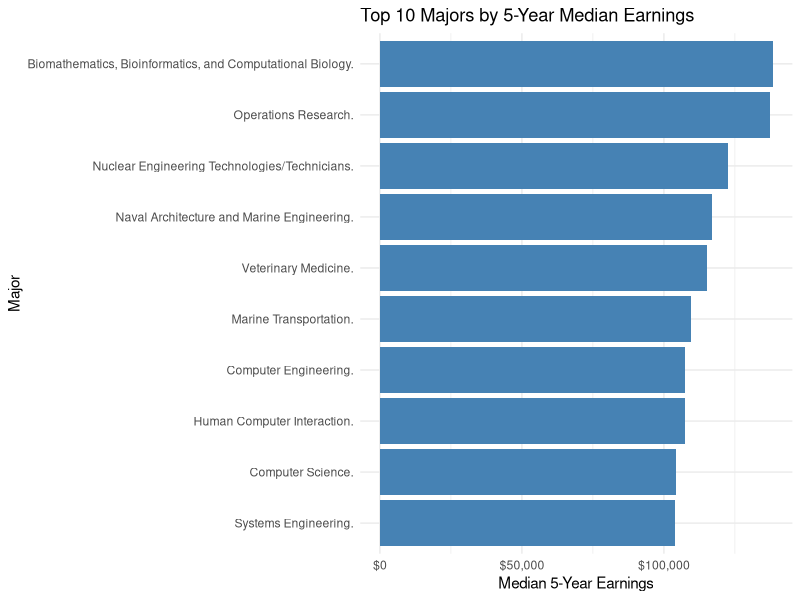
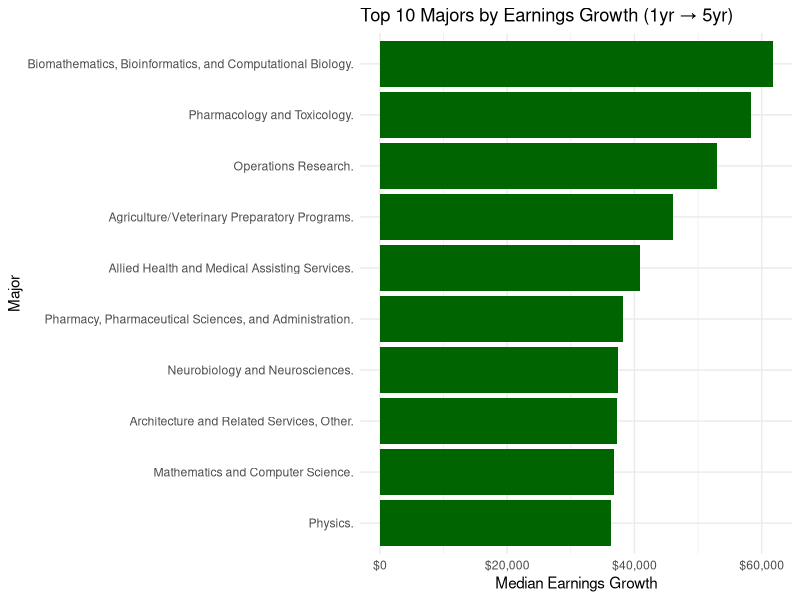
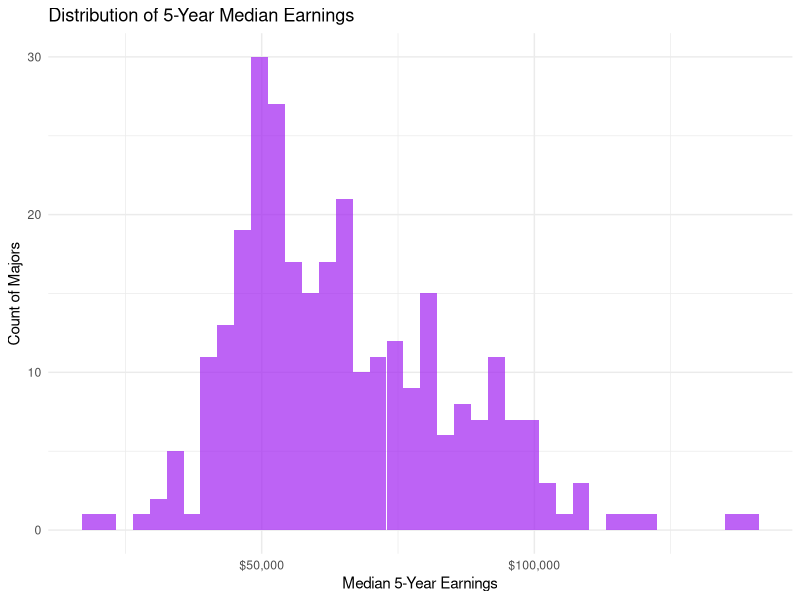
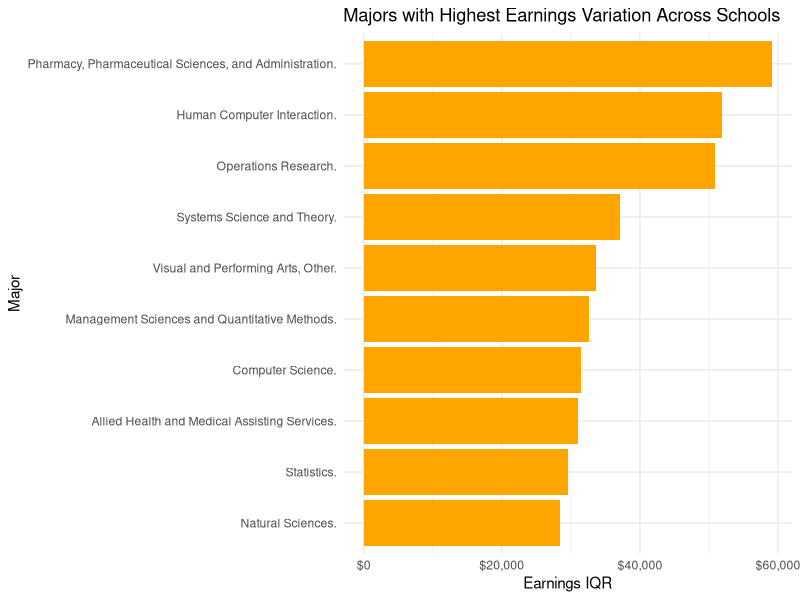

The R source for these figures, in order:
library(tidyverse)
library(scales)

# ---------------------------
# STEP 1: Load summary data
# ---------------------------
major_summary <- read_csv("data/processed/major_summary.csv", show_col_types = FALSE)

# ---------------------------
# 1. Top 10 Majors by 5-Year Earnings
# ---------------------------
top_earnings <- major_summary %>%
  arrange(desc(median_earnings_5yr)) %>%
  slice(1:10)

p1 <- ggplot(top_earnings,
             aes(x = reorder(major_name, median_earnings_5yr),
                 y = median_earnings_5yr)) +
  geom_col(fill = "steelblue") +
  coord_flip() +
  scale_y_continuous(labels = dollar) +
  labs(title = "Top 10 Majors by 5-Year Median Earnings",
       x = "Major",
       y = "Median 5-Year Earnings") +
  theme_minimal()

ggsave("figures/top_5yr_earnings.png", p1, width = 8, height = 5)

# ---------------------------
# 2. Top 10 Majors by Earnings Growth
# ---------------------------
top_growth <- major_summary %>%
  arrange(desc(median_growth)) %>%
  slice(1:10)

p2 <- ggplot(top_growth,
             aes(x = reorder(major_name, median_growth),
                 y = median_growth)) +
  geom_col(fill = "darkgreen") +
  coord_flip() +
  scale_y_continuous(labels = dollar) +
  labs(title = "Top 10 Majors by Earnings Growth (1yr → 5yr)",
       x = "Major",
       y = "Median Earnings Growth") +
  theme_minimal()

ggsave("figures/top_growth.png", p2, width = 8, height = 5)

# ---------------------------
# 3. Distribution of 5-Year Earnings
# ---------------------------
p3 <- ggplot(major_summary,
             aes(x = median_earnings_5yr)) +
  geom_histogram(bins = 40, fill = "purple", alpha = 0.7) +
  scale_x_continuous(labels = dollar) +
  labs(title = "Distribution of 5-Year Median Earnings",
       x = "Median 5-Year Earnings",
       y = "Count of Majors") +
  theme_minimal()

ggsave("figures/earnings_distribution.png", p3, width = 8, height = 5)

# ---------------------------
# 4. Majors with Highest Earnings Variation
# ---------------------------
top_variation <- major_summary %>%
  arrange(desc(earnings_variation)) %>%
  slice(1:10)

p4 <- ggplot(top_variation,
             aes(x = reorder(major_name, earnings_variation),
                 y = earnings_variation)) +
  geom_col(fill = "orange") +
  coord_flip() +
  scale_y_continuous(labels = dollar) +
  labs(title = "Majors with Highest Earnings Variation Across Schools",
       x = "Major",
       y = "Earnings IQR") +
  theme_minimal()

ggsave("figures/highest_variation.png", p4, width = 8, height = 5)

cat("All visualizations saved in /figures folder\n")
